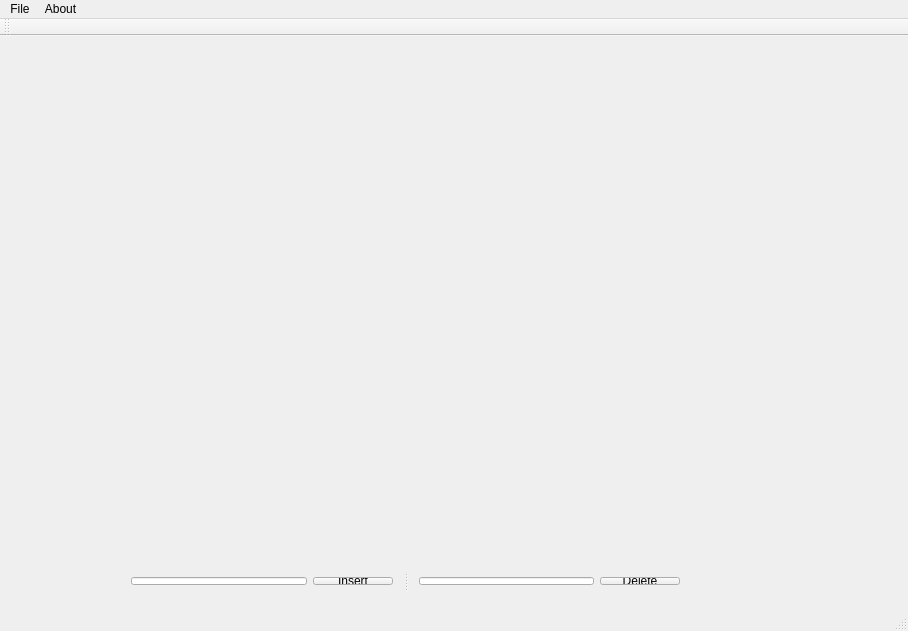
<?xml version="1.0" encoding="UTF-8"?>
<ui version="4.0">
 <class>MainWindow</class>
 <widget class="QMainWindow" name="MainWindow">
  <property name="geometry">
   <rect>
    <x>0</x>
    <y>0</y>
    <width>908</width>
    <height>631</height>
   </rect>
  </property>
  <property name="windowTitle">
   <string>MainWindow</string>
  </property>
  <widget class="QWidget" name="centralWidget">
   <widget class="TreeRenderWidget" name="renderArea" native="true">
    <property name="geometry">
     <rect>
      <x>20</x>
      <y>20</y>
      <width>861</width>
      <height>491</height>
     </rect>
    </property>
   </widget>
   <widget class="QSplitter" name="splitter">
    <property name="geometry">
     <rect>
      <x>120</x>
      <y>530</y>
      <width>571</width>
      <height>30</height>
     </rect>
    </property>
    <property name="orientation">
     <enum>Qt::Horizontal</enum>
    </property>
    <widget class="QWidget" name="layoutWidget">
     <layout class="QHBoxLayout" name="horizontalLayout">
      <item>
       <widget class="QLineEdit" name="insertTxtBox"/>
      </item>
      <item>
       <widget class="QPushButton" name="insertButton">
        <property name="text">
         <string>Insert</string>
        </property>
       </widget>
      </item>
     </layout>
    </widget>
    <widget class="QWidget" name="layoutWidget">
     <layout class="QHBoxLayout" name="horizontalLayout_2">
      <item>
       <widget class="QLineEdit" name="deleteTxtBox"/>
      </item>
      <item>
       <widget class="QPushButton" name="deleteButton">
        <property name="text">
         <string>Delete</string>
        </property>
       </widget>
      </item>
     </layout>
    </widget>
   </widget>
  </widget>
  <widget class="QMenuBar" name="menuBar">
   <property name="geometry">
    <rect>
     <x>0</x>
     <y>0</y>
     <width>908</width>
     <height>26</height>
    </rect>
   </property>
   <widget class="QMenu" name="menuAbout">
    <property name="title">
     <string>About</string>
    </property>
   </widget>
   <widget class="QMenu" name="menuFile">
    <property name="title">
     <string>File</string>
    </property>
    <widget class="QMenu" name="menuNew_Tree">
     <property name="title">
      <string>New Tree</string>
     </property>
     <addaction name="actionBST"/>
     <addaction name="actionSplay_Tree"/>
     <addaction name="actionRed_Black_Tree"/>
    </widget>
    <addaction name="menuNew_Tree"/>
    <addaction name="actionLoad"/>
    <addaction name="actionSave"/>
   </widget>
   <addaction name="menuFile"/>
   <addaction name="menuAbout"/>
  </widget>
  <widget class="QToolBar" name="mainToolBar">
   <attribute name="toolBarArea">
    <enum>TopToolBarArea</enum>
   </attribute>
   <attribute name="toolBarBreak">
    <bool>false</bool>
   </attribute>
  </widget>
  <widget class="QStatusBar" name="statusBar"/>
  <action name="actionBST">
   <property name="text">
    <string>BST</string>
   </property>
  </action>
  <action name="actionSplay_Tree">
   <property name="text">
    <string>Splay Tree</string>
   </property>
  </action>
  <action name="actionRed_Black_Tree">
   <property name="text">
    <string>Red-Black Tree</string>
   </property>
  </action>
  <action name="actionLoad">
   <property name="text">
    <string>Load</string>
   </property>
  </action>
  <action name="actionSave">
   <property name="text">
    <string>Save</string>
   </property>
  </action>
 </widget>
 <layoutdefault spacing="6" margin="11"/>
 <customwidgets>
  <customwidget>
   <class>TreeRenderWidget</class>
   <extends>QWidget</extends>
   <header location="global">treerenderwidget.h</header>
   <container>1</container>
  </customwidget>
 </customwidgets>
 <resources/>
 <connections/>
</ui>
